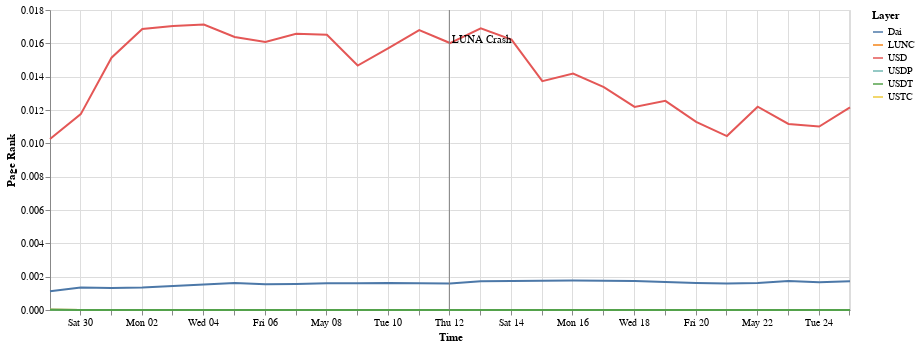

Notebook source saved alongside this figure:
### Code cell
result = pd.DataFrame()

layers = g.get_unique_layers()
rolling = g.rolling(step='1 day', window='1 week')

for l in layers:
    result[l] = [algorithms.pagerank(w.layer(l), 20)["0x503828976d22510aad0201ac7ec88293211d23da"] for w in rolling]

result['Time'] = [w.end_date_time() for w in rolling]

source = pd.melt(result, id_vars=['Time'], value_vars=layers, var_name='Layer', value_name='Page Rank')
selection = alt.selection_multi(fields=['Layer'], bind='legend')

chart = alt.Chart(source).mark_line().encode(
    x="Time:T",
    y=f"{'Page Rank'}:Q",
    color="Layer",
    tooltip=['Layer', 'Page Rank'],
    opacity=alt.condition(selection, alt.value(1.0), alt.value(0.2))
).properties(
    width=800,
).add_selection(
    selection
)

alt.layer(chart, event_chart)

### Figure 1 — Vega-Lite specification as saved in the notebook (floating-point values rounded to 4 significant figures; data arrays with more than 128 entries replaced by an {"elided": "..."} marker saying what was removed)
{"config": {"view": {"continuousWidth": 400, "continuousHeight": 300}}, "layer": [{"data": {"name": "data-ecbbef42f1d5e29e7a3cbe903c0a05fa"}, "mark": "line", "encoding": {"color": {"field": "Layer", "type": "nominal"}, "opacity": {"condition": {"value": 1.0, "selection": "selector003"}, "value": 0.2}, "tooltip": [{"field": "Layer", "type": "nominal"}, {"field": "Page Rank", "type": "quantitative"}], "x": {"field": "Time", "type": "temporal"}, "y": {"field": "Page Rank", "type": "quantitative"}}, "selection": {"selector003": {"type": "multi", "fields": ["Layer"], "bind": "legend"}}, "width": 800}, {"layer": [{"mark": {"type": "rule", "color": "gray"}, "encoding": {"x": {"field": "Time", "type": "temporal"}}}, {"mark": {"type": "text", "align": "left", "color": "black", "dx": 3, "dy": -120}, "encoding": {"text": {"field": "event", "type": "nominal"}, "x": {"field": "Time", "type": "temporal"}}}], "data": {"name": "data-03a7e27a271f30803a3f9052d97f8a33"}}], "$schema": "https://vega.github.io/schema/vega-lite/v4.17.0.json", "datasets": {"data-ecbbef42f1d5e29e7a3cbe903c0a05fa": {"elided": "162 records"}, "data-03a7e27a271f30803a3f9052d97f8a33": [{"Time": "2022-05-12", "event": "LUNA Crash"}]}}
